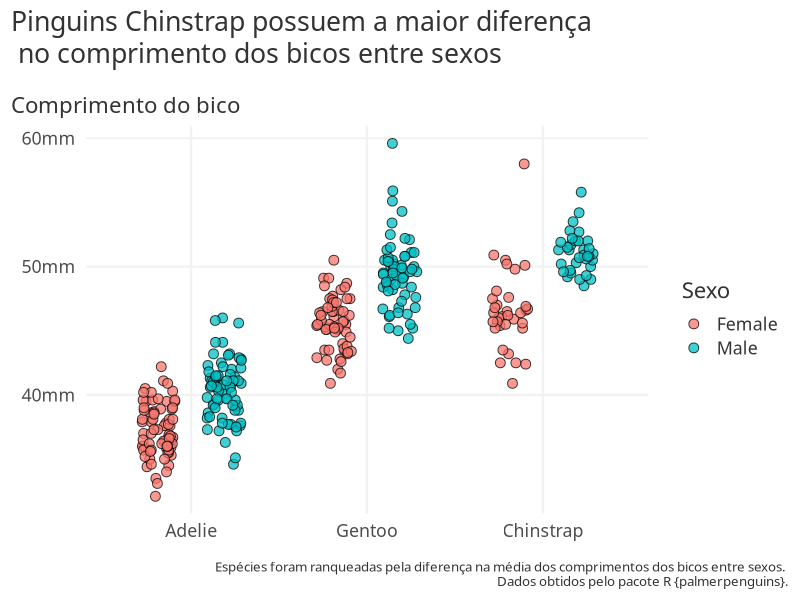

Reproduce this figure in R.
## ---- chunk 1
# carregar dados
penguins <- palmerpenguins::penguins |>
  dplyr::filter(!is.na(sex)) |>
  dplyr::mutate(
    group_median_bill_length = median(bill_length_mm),
    .by = c(species, sex)
  ) |> 
  dplyr::mutate(
    species = forcats::fct_reorder(
      species,
      group_median_bill_length,
      .fun = \(x) unique(x) |> diff() |> abs()
    )
  )

# carregar oobjeto com o texto de rodapé
caption_text <- "Espécies foram ranqueadas pela diferença na média dos comprimentos dos bicos entre sexos. \n Dados obtidos pelo pacote R {palmerpenguins}."

## ---- chunk 2

penguins |>    
  ggplot2::ggplot(
    mapping = ggplot2::aes(
      x = species,
      y = bill_length_mm,
      fill = sex
    )
  ) +
  ggplot2::geom_point(
    size = 3,
    alpha = 0.75,
    shape = 21,
    color = "black",
    position = ggplot2::position_jitterdodge(seed = 34543)
  ) +
  ggplot2::theme_minimal(
    base_size = 16,
    base_family = "Source Sans Pro"
  ) +
  ggplot2::theme(
    plot.title.position = "plot", 
    plot.caption.position = "plot",
    text = ggplot2::element_text(color = "grey20"), 
    plot.title = ggplot2::element_text(lineheight = 1),
    plot.subtitle = ggplot2::element_text(
      margin = ggplot2::margin(t = 4, b = 2, unit = "mm")
    ),
    plot.caption = ggplot2::element_text(size = ggplot2::rel(0.6)),

    # remover gri lines menores
    panel.grid.minor = ggplot2::element_blank(),

    # diminuir tamanho e trocar a cor das grid lines principais
    panel.grid.major = ggplot2::element_line(
      color = "grey95", 
      linewidth = 0.75
    )
  ) +
  ggplot2::labs(
    x = ggplot2::element_blank(),
    y = ggplot2::element_blank(),
    subtitle = "Comprimento do bico", 
    fill = "Sexo",
    title = "Pinguins Chinstrap possuem a maior diferença \n no comprimento dos bicos entre sexos",
    caption = caption_text
  ) +
  ggplot2::scale_fill_discrete(labels = \(x) stringr::str_to_title(x)) +
  ggplot2::scale_y_continuous(labels = scales::label_number(suffix = "mm"))


